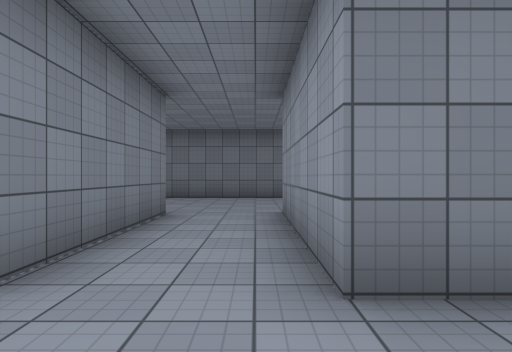
View 1 (above)

22 first-person views from a walk through a 3-D level made in the Unity game engine. The camera is 1.3 m above the floor, looks level and sees 75° across. The floor is counted in squares, 2 m on a side. Each view is taken from the middle of a square. On the plan, view 1 faces up. The plan holds only what a view shows up to about 10 squares ahead; the rest is blank. The place goes on beyond the plan. The player is left out. Surface patterns are stand-ins for the level's own textures.

View 2
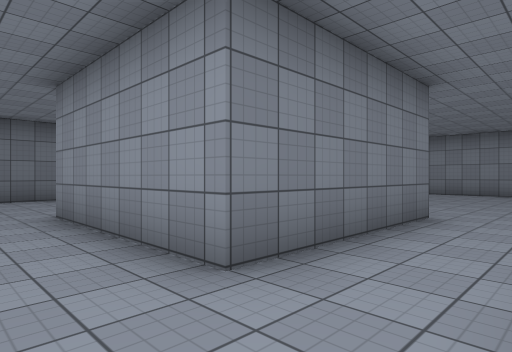

View 3
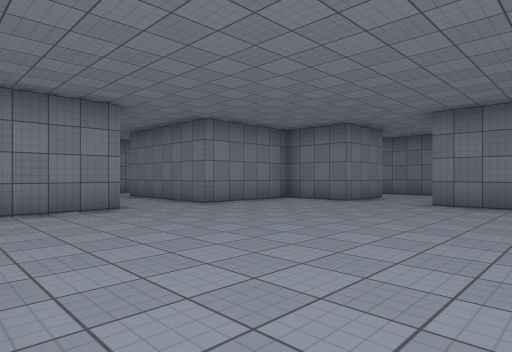

View 4
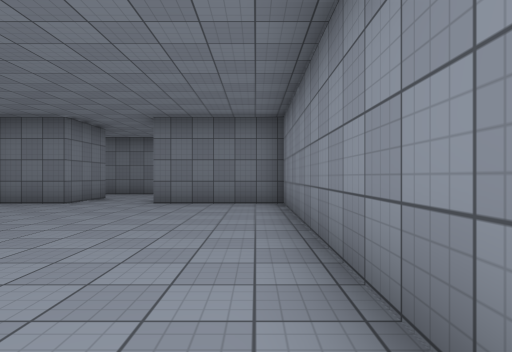

View 5
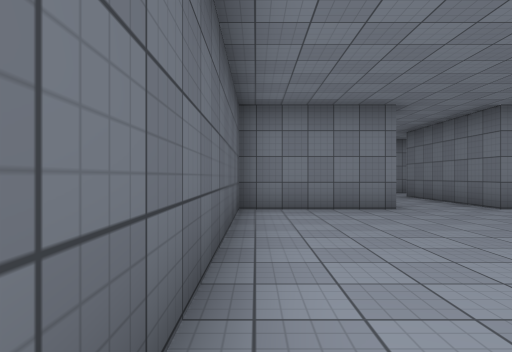

View 6
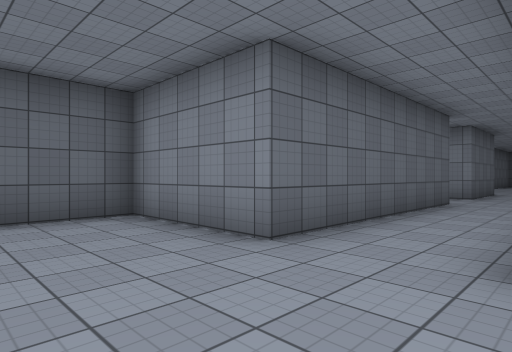

View 7
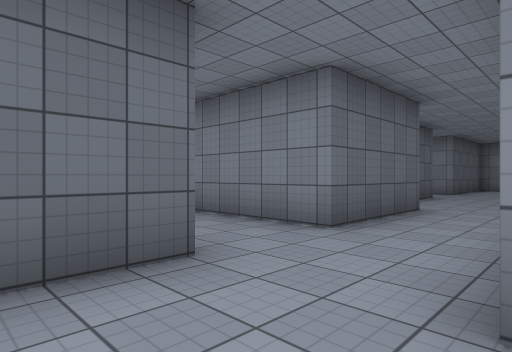

View 8
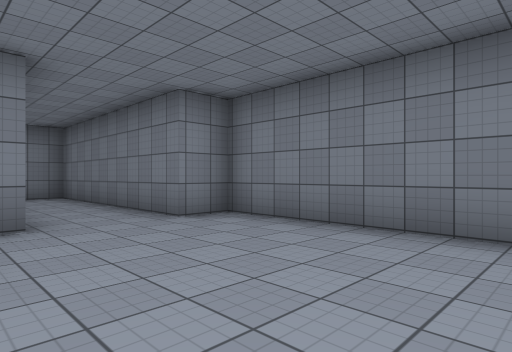

View 9
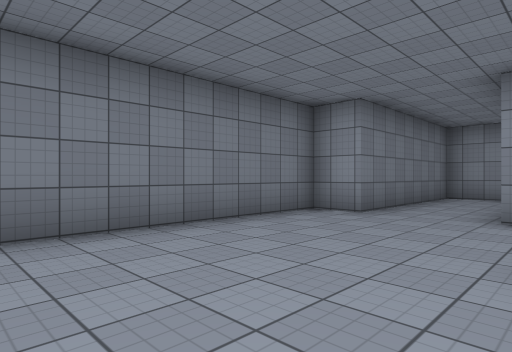

View 10
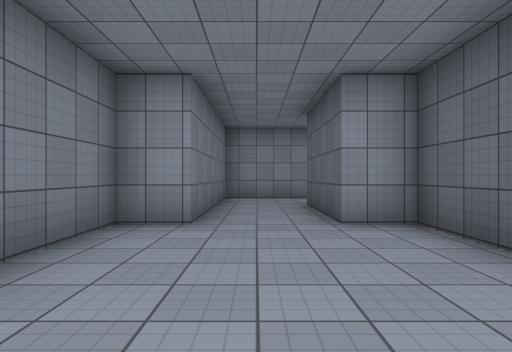

View 11
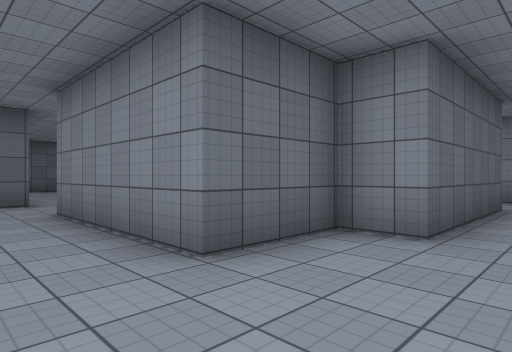

View 12
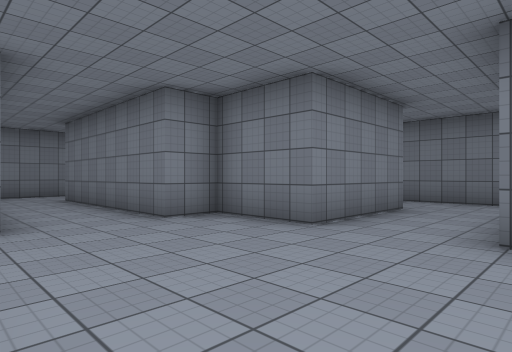

View 13
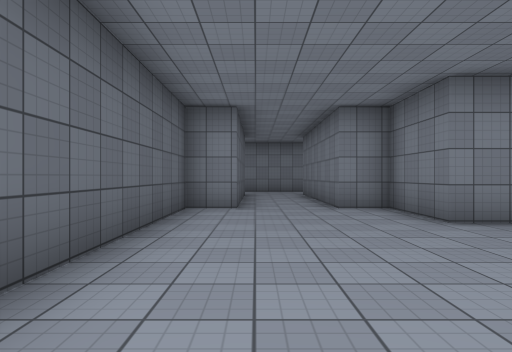

View 14
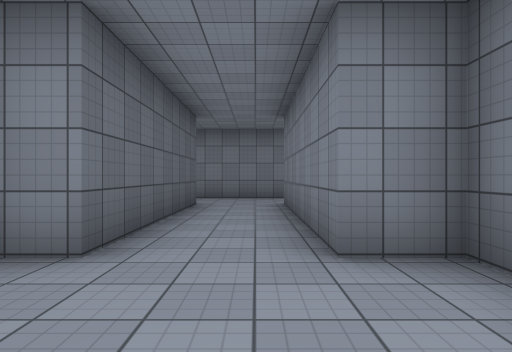

View 15
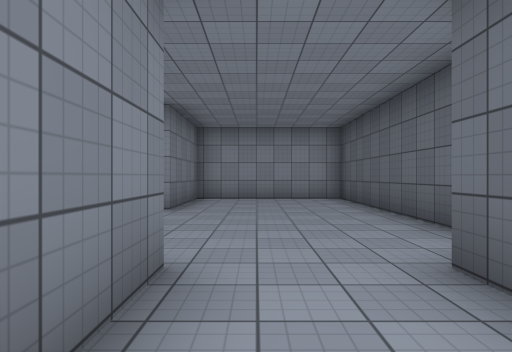

View 16
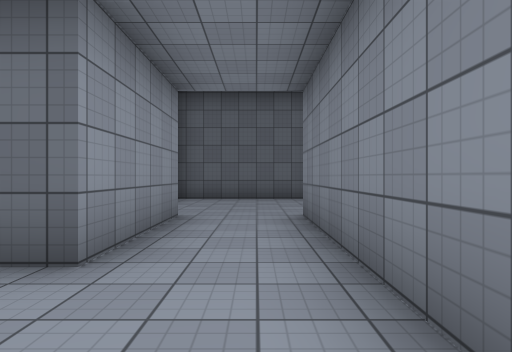

View 17
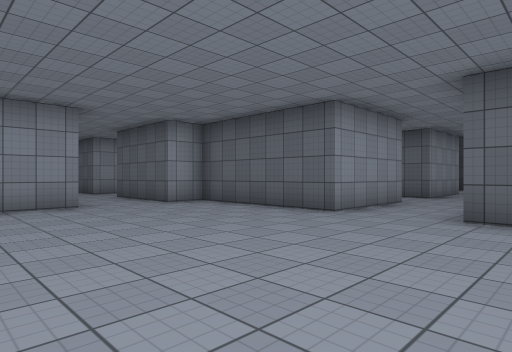

View 18
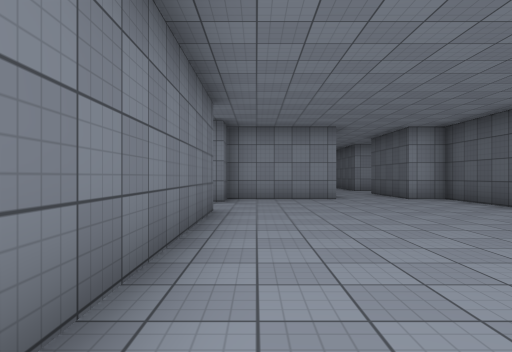

View 19
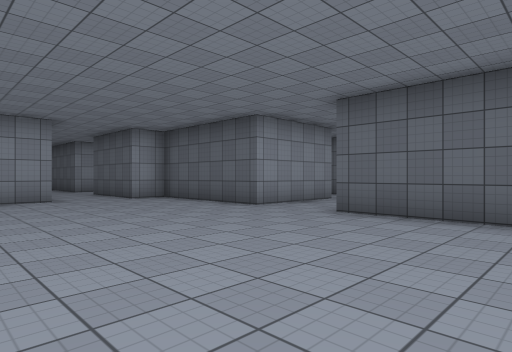

View 20
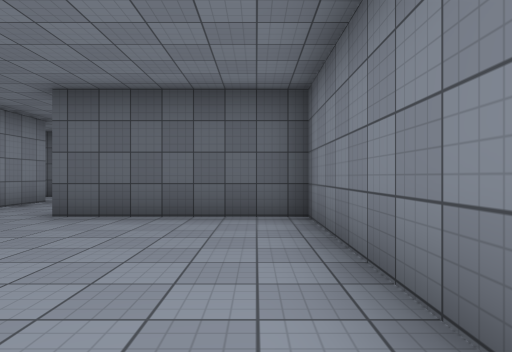

View 21
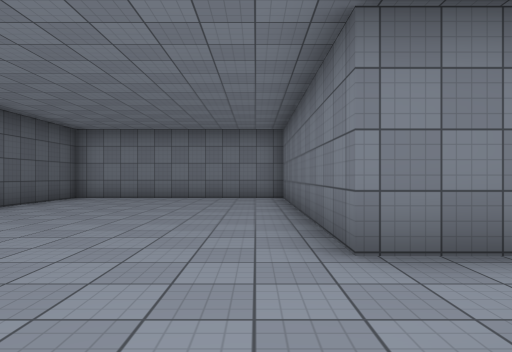

View 22
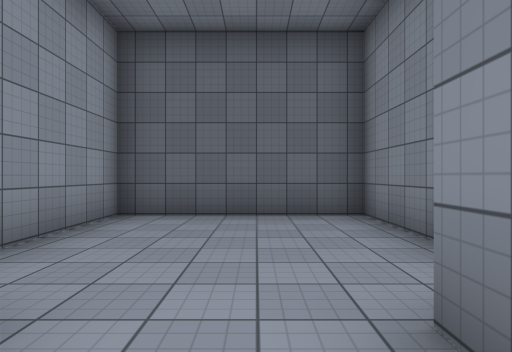

### Floor plan
Points are (right, up) in squares from view 1. A wall is a line through its corners. A room is listed if a view was taken in it or the views show most of it. See-through windows are left out.
Room 1 (views 1, 2, 3, 4, 5, 6)
walls: (6.6, 6.8) (6.6, 4.8) (4.5, 4.8) (4.5, 1.8) (0.5, 1.8); (-1.6, -0.3) (4.5, -0.3) (4.5, -3.3) (10.6, -3.3); (-2.2, 1.8) (-4.5, 1.8); (11.7, -2.2) (11.7, 4.8) (8.5, 4.8); (-6.7, -0.3) (-3.6, -0.3) (-3.6, -3.3)
ways out: opening at (-0.5, 1) to room 2; opening at (7.5, 5.5) to room 2; opening at (-2.5, -3) to room 3; opening at (-6.5, 0.5) to room 4
Room 2 (views 7, 8, 9, 10, 11)
walls: (1.8, 5.8) (3.5, 5.8) (3.5, 6.8) (6.6, 6.8); (0.5, 1.8) (0.5, 5.9); (-7.6, 6.8) (-3.6, 6.8) (-3.6, 5.8) (-1.6, 5.8) (-1.6, 1.8); (8.6, 6.5) (8.6, 8.9) (3.5, 8.9) (3.5, 9.9) (-3.6, 9.9) (-3.6, 8.9) (-9.7, 8.9) (-9.7, 4.8)
ways out: opening at (-0.5, 1) to room 1; opening at (7.5, 5.5) to room 1; opening at (-8.5, 5.5) to room 4
Room 3 (views 12, 13, 14, 15, 22)
walls: (-3.6, -3.3) (-5.6, -3.3) (-5.6, -4.3) (-10.7, -4.3); (-10.7, -9.5) (-10.7, -6.4) (-5.6, -6.4) (-5.6, -7.4) (1.5, -7.4) (1.5, -3.3) (-1.6, -3.3); (-12.8, -4.1) (-12.8, -9.5)
ways out: opening at (-2.5, -3) to room 1; opening at (-11.5, -5) to room 4; opening at (-11.5, -9)
Room 4 (views 16, 17, 18, 19, 20, 21)
walls: (-9.7, 4.8) (-16.8, 4.8) (-16.8, -1.3) (-12.8, -1.3); (-6.7, 1.6) (-6.7, 4.8) (-7.6, 4.8); (-10.7, -4.3) (-10.7, -1.3) (-6.7, -1.3) (-6.7, -0.3)
ways out: opening at (-6.5, 0.5) to room 1; opening at (-8.5, 5.5) to room 2; opening at (-11.5, -5) to room 3

Positions as (right, up) in squares from view 1, and headings:
1: (0, 0), facing up
2: (-1, 0), facing up-right
3: (11, -3), facing up-left
4: (11, -3), facing up
5: (11, -3), facing left
6: (7, 2), facing down-left
7: (0, 2), facing down-left
8: (1, 6), facing up-left
9: (-2, 6), facing up-right
10: (-1, 8), facing right
11: (0, 8), facing down-left
12: (-1, -7), facing up-left
13: (1, -6), facing left
14: (-3, -5), facing left
15: (-8, -5), facing right
16: (-12, -4), facing down
17: (-14, 4), facing down-right
18: (-16, 4), facing right
19: (-16, 4), facing down-right
20: (-16, 4), facing down
21: (-7, 4), facing left
22: (-12, -8), facing down
